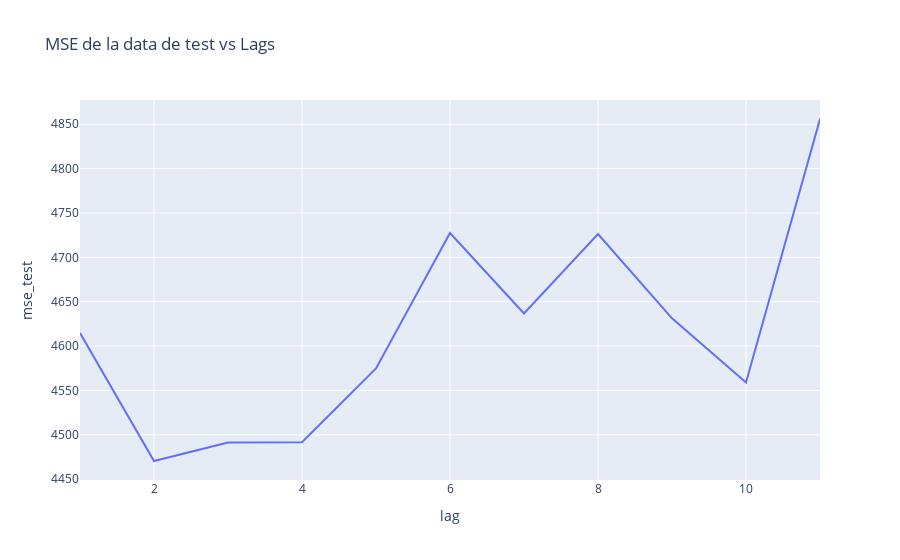

This figure's notebook cell:
### Code cell
df_pruebas = pd.DataFrame(
    {"lag": list(range(1, 12)), "mse_test": mse_test, "mape_test": mape_test}
)

fig_mse = px.line(
    df_pruebas, x="lag", y="mse_test", title="MSE de la data de test vs Lags"
)

fig_mse.show()

### Figure 1 — Plotly figure (JSON) as saved in the notebook; plotly's stock layout.template omitted (floating-point values rounded to 4 significant figures)
{"data": [{"hovertemplate": "lag=%{x}<br>mse_test=%{y}<extra></extra>", "legendgroup": "", "line": {"color": "#636efa", "dash": "solid"}, "marker": {"symbol": "circle"}, "mode": "lines", "name": "", "orientation": "v", "showlegend": false, "type": "scatter", "x": [1, 2, 3, 4, 5, 6, 7, 8, 9, 10, 11], "xaxis": "x", "y": [4615.0, 4471.0, 4491.0, 4492.0, 4575.0, 4727.0, 4637.0, 4726.0, 4631.0, 4559.0, 4856.0], "yaxis": "y"}], "layout": {"legend": {"tracegroupgap": 0}, "title": {"text": "MSE de la data de test vs Lags"}, "xaxis": {"anchor": "y", "domain": [0, 1], "title": {"text": "lag"}}, "yaxis": {"anchor": "x", "domain": [0, 1], "title": {"text": "mse_test"}}}}
